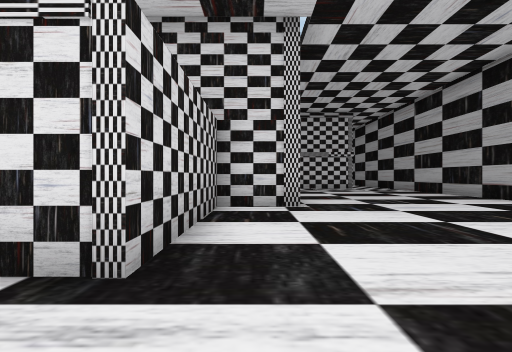
View 1 (above)

16 first-person views from a walk through a Unity game level. The camera is 1.2 m above the floor, looks level and sees 70° across. The floor is counted in squares, 2 m on a side. Each view is taken from the middle of a square. On the plan, view 1 faces up. The plan holds only what a view shows up to about 10 squares ahead; the rest is blank. The place goes on beyond the plan. The player is left out. Some surface patterns are stand-ins.

View 2
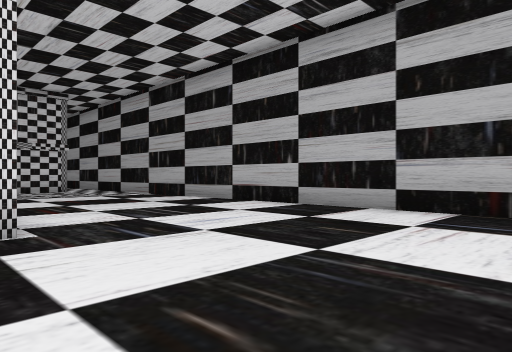

View 3
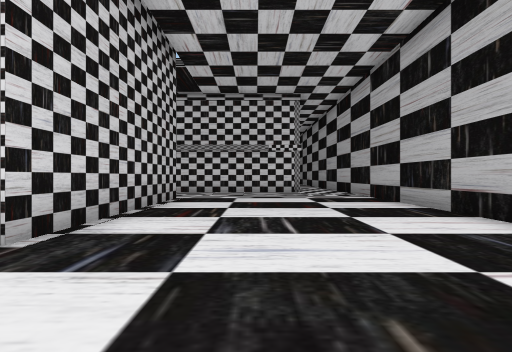

View 4
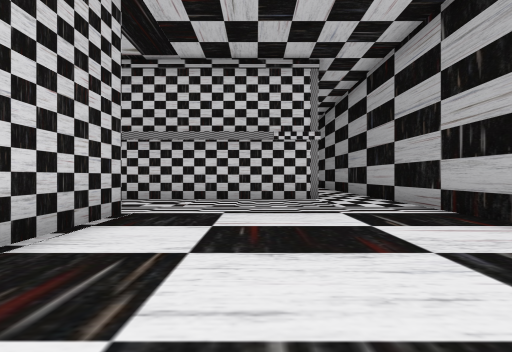

View 5
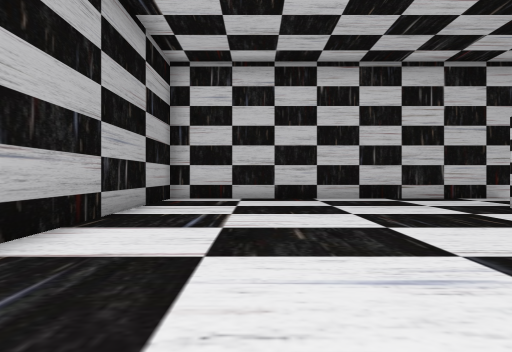

View 6
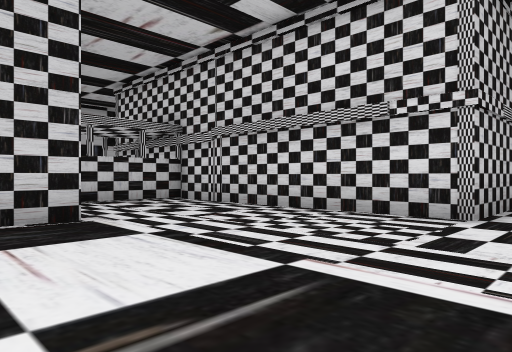

View 7
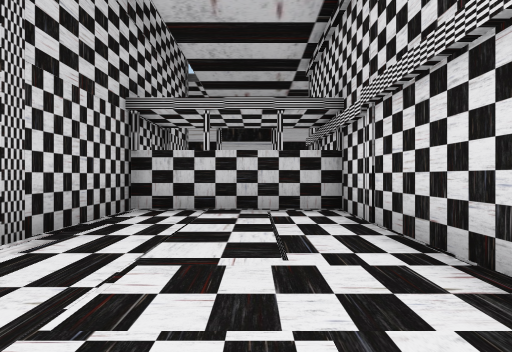

View 8
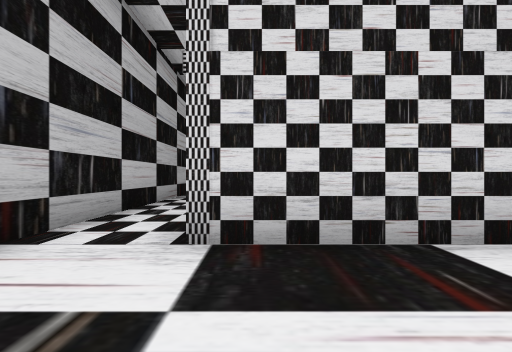

View 9
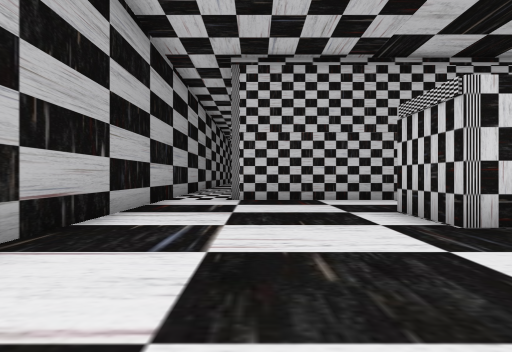

View 10
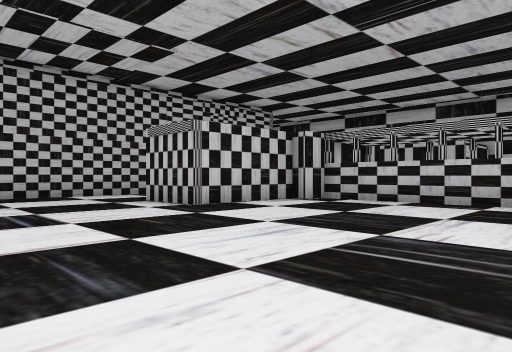

View 11
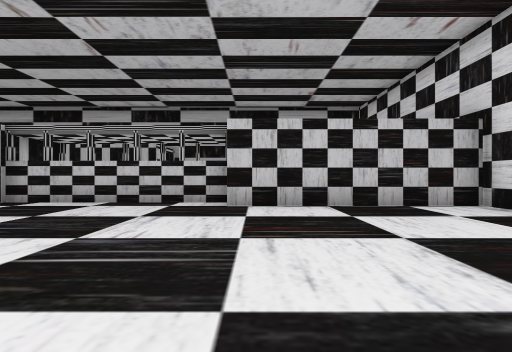

View 12
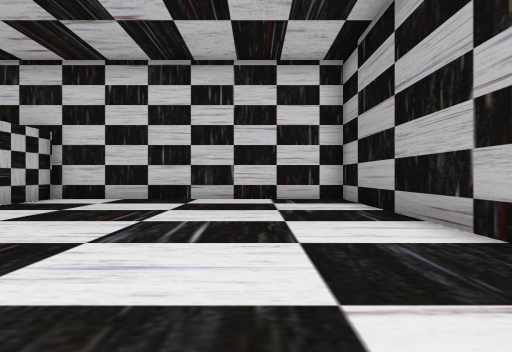

View 13
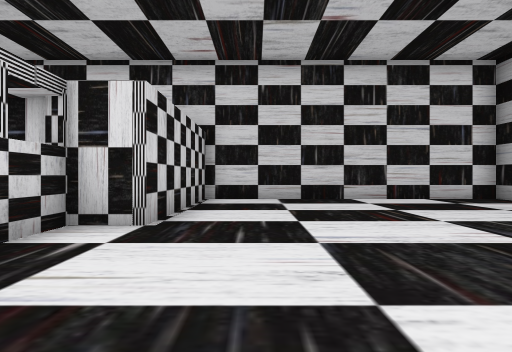

View 14
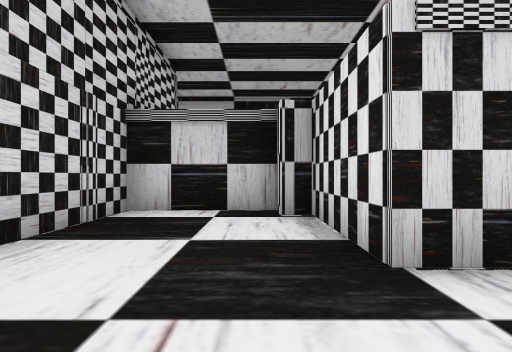

View 15
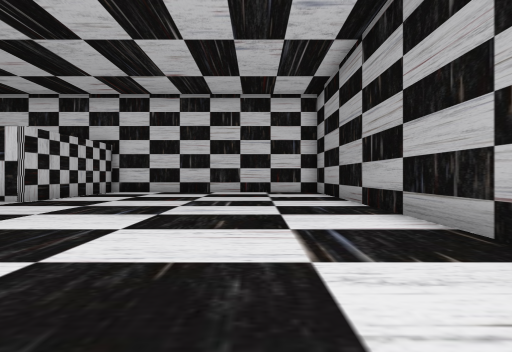

View 16
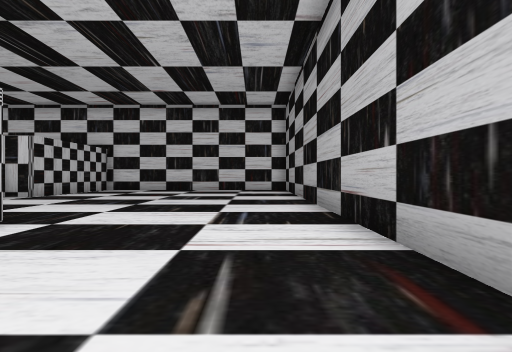

### Floor plan
Ten units are one square. View 1 is at (0, 0); x grows to the right and y downward. Boxes are objects, and circles mark ways between rooms. Rooms are numbered by the first view taken in them; rooms with no view inside come last. Other rooms are left out.
<svg viewBox="-32 -381 100 393">
<path fill="none" stroke="#000" d="M46 -175 -23 -175 -23 -138 9 -138 9 -71 -8 -71 -8 -22 -16 -22M-27 7 63 7 63 -165M-15 -244 -23 -244 -23 -225M-21 -218 46 -218M46 -199 46 -175M63 -165 63 -376 -13 -376 -13 -324 -23 -324 -23 -273 -15 -273 -15 -268 16 -268 16 -249 -15 -249"/>
<circle cx="55" cy="-170" r="3" fill="#2a7"/>
<text x="30" y="-80">1</text>
<text x="30" y="-290">2</text>
</svg>
Room 1 opens to room 2.

Where each view was taken, in squares from view 1:
view 1: 0 up, 0 right, facing up
view 2: 3 up, 0 right, facing up-right
view 3: 4 up, 3 right, facing up
view 4: 8 up, 3 right, facing up
view 5: 9 up, 4 right, facing down
view 6: 12 up, 6 right, facing up-left
view 7: 16 up, 4 right, facing left
view 8: 25 up, 4 right, facing down
view 9: 31 up, 4 right, facing down
view 10: 33 up, 6 right, facing down-left
view 11: 33 up, 6 right, facing left
view 12: 28 up, 4 right, facing up
view 13: 28 up, 0 right, facing up
view 14: 24 up, 4 right, facing left
view 15: 24 up, 4 right, facing up
view 16: 22 up, 5 right, facing up
